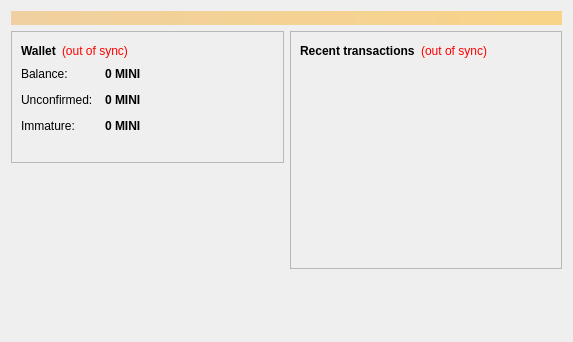
<?xml version="1.0" encoding="UTF-8"?>
<ui version="4.0">
 <class>OverviewPage</class>
 <widget class="QWidget" name="OverviewPage">
  <property name="geometry">
   <rect>
    <x>0</x>
    <y>0</y>
    <width>573</width>
    <height>342</height>
   </rect>
  </property>
  <property name="windowTitle">
   <string>Form</string>
  </property>
  <layout class="QVBoxLayout" name="topLayout">
   <item>
    <widget class="QLabel" name="labelAlerts">
     <property name="visible">
      <bool>false</bool>
     </property>
     <property name="styleSheet">
      <string notr="true">background-color: qlineargradient(x1: 0, y1: 0, x2: 1, y2: 0, stop:0 #F0D0A0, stop:1 #F8D488); color:#000000;</string>
     </property>
     <property name="wordWrap">
      <bool>true</bool>
     </property>
     <property name="margin">
      <number>3</number>
     </property>
    </widget>
   </item>
   <item>
    <layout class="QHBoxLayout" name="horizontalLayout" stretch="1,1">
     <item>
      <layout class="QVBoxLayout" name="verticalLayout_2">
       <item>
        <widget class="QFrame" name="frame">
         <property name="frameShape">
          <enum>QFrame::StyledPanel</enum>
         </property>
         <property name="frameShadow">
          <enum>QFrame::Raised</enum>
         </property>
         <layout class="QVBoxLayout" name="verticalLayout_4">
          <item>
           <layout class="QHBoxLayout" name="horizontalLayout_4">
            <item>
             <widget class="QLabel" name="label_5">
              <property name="font">
               <font>
                <weight>75</weight>
                <bold>true</bold>
               </font>
              </property>
              <property name="text">
               <string>Wallet</string>
              </property>
             </widget>
            </item>
            <item>
             <widget class="QLabel" name="labelWalletStatus">
              <property name="toolTip">
               <string>&lt;html&gt;&lt;head/&gt;&lt;body&gt;&lt;p&gt;The displayed information may be out of date. Your wallet automatically synchronizes with the Minicoin network after a connection is established, but this process has not completed yet.&lt;/p&gt;&lt;/body&gt;&lt;/html&gt;</string>
              </property>
              <property name="styleSheet">
               <string notr="true">QLabel { color: red; }</string>
              </property>
              <property name="text">
               <string notr="true">(out of sync)</string>
              </property>
              <property name="alignment">
               <set>Qt::AlignLeading|Qt::AlignLeft|Qt::AlignVCenter</set>
              </property>
             </widget>
            </item>
            <item>
             <spacer name="horizontalSpacer_2">
              <property name="orientation">
               <enum>Qt::Horizontal</enum>
              </property>
              <property name="sizeHint" stdset="0">
               <size>
                <width>40</width>
                <height>20</height>
               </size>
              </property>
             </spacer>
            </item>
           </layout>
          </item>
          <item>
           <layout class="QFormLayout" name="formLayout_2">
            <property name="fieldGrowthPolicy">
             <enum>QFormLayout::AllNonFixedFieldsGrow</enum>
            </property>
            <property name="horizontalSpacing">
             <number>12</number>
            </property>
            <property name="verticalSpacing">
             <number>12</number>
            </property>
            <item row="0" column="0">
             <widget class="QLabel" name="label">
              <property name="text">
               <string>Balance:</string>
              </property>
             </widget>
            </item>
            <item row="0" column="1">
             <widget class="QLabel" name="labelBalance">
              <property name="font">
               <font>
                <weight>75</weight>
                <bold>true</bold>
               </font>
              </property>
              <property name="cursor">
               <cursorShape>IBeamCursor</cursorShape>
              </property>
              <property name="toolTip">
               <string>Your current balance</string>
              </property>
              <property name="text">
               <string notr="true">0 MINI</string>
              </property>
              <property name="textInteractionFlags">
               <set>Qt::LinksAccessibleByMouse|Qt::TextSelectableByKeyboard|Qt::TextSelectableByMouse</set>
              </property>
             </widget>
            </item>
            <item row="1" column="0">
             <widget class="QLabel" name="label_3">
              <property name="text">
               <string>Unconfirmed:</string>
              </property>
             </widget>
            </item>
            <item row="1" column="1">
             <widget class="QLabel" name="labelUnconfirmed">
              <property name="font">
               <font>
                <weight>75</weight>
                <bold>true</bold>
               </font>
              </property>
              <property name="cursor">
               <cursorShape>IBeamCursor</cursorShape>
              </property>
              <property name="toolTip">
               <string>Total of transactions that have yet to be confirmed, and do not yet count toward the current balance</string>
              </property>
              <property name="text">
               <string notr="true">0 MINI</string>
              </property>
              <property name="textInteractionFlags">
               <set>Qt::LinksAccessibleByMouse|Qt::TextSelectableByKeyboard|Qt::TextSelectableByMouse</set>
              </property>
             </widget>
            </item>
            <item row="2" column="0">
             <widget class="QLabel" name="labelImmatureText">
              <property name="text">
               <string>Immature:</string>
              </property>
             </widget>
            </item>
            <item row="2" column="1">
             <widget class="QLabel" name="labelImmature">
              <property name="font">
               <font>
                <weight>75</weight>
                <bold>true</bold>
               </font>
              </property>
              <property name="toolTip">
               <string>Mined balance that has not yet matured</string>
              </property>
              <property name="text">
               <string notr="true">0 MINI</string>
              </property>
              <property name="textInteractionFlags">
               <set>Qt::LinksAccessibleByMouse|Qt::TextSelectableByKeyboard|Qt::TextSelectableByMouse</set>
              </property>
             </widget>
            </item>
           </layout>
          </item>
          <item>
           <widget class="QLabel" name="label_wallet_bgcoin">
            <property name="text">
             <string/>
            </property>
            <property name="pixmap">
             <pixmap resource="../bitcoin.qrc">:/images/wallet_bgcoin</pixmap>
            </property>
            <property name="scaledContents">
             <bool>false</bool>
            </property>
            <property name="alignment">
             <set>Qt::AlignCenter</set>
            </property>
            <property name="margin">
             <number>-2</number>
            </property>
           </widget>
          </item>
         </layout>
        </widget>
       </item>
       <item>
        <spacer name="verticalSpacer">
         <property name="orientation">
          <enum>Qt::Vertical</enum>
         </property>
         <property name="sizeHint" stdset="0">
          <size>
           <width>20</width>
           <height>40</height>
          </size>
         </property>
        </spacer>
       </item>
      </layout>
     </item>
     <item>
      <layout class="QVBoxLayout" name="verticalLayout_3">
       <item>
        <widget class="QFrame" name="frame_2">
         <property name="frameShape">
          <enum>QFrame::StyledPanel</enum>
         </property>
         <property name="frameShadow">
          <enum>QFrame::Raised</enum>
         </property>
         <layout class="QVBoxLayout" name="verticalLayout">
          <item>
           <layout class="QHBoxLayout" name="horizontalLayout_2">
            <item>
             <widget class="QLabel" name="label_4">
              <property name="text">
               <string>&lt;b&gt;Recent transactions&lt;/b&gt;</string>
              </property>
             </widget>
            </item>
            <item>
             <widget class="QLabel" name="labelTransactionsStatus">
              <property name="toolTip">
               <string>&lt;html&gt;&lt;head/&gt;&lt;body&gt;&lt;p&gt;The displayed information may be out of date. Your wallet automatically synchronizes with the Minicoin network after a connection is established, but this process has not completed yet.&lt;/p&gt;&lt;/body&gt;&lt;/html&gt;</string>
              </property>
              <property name="styleSheet">
               <string notr="true">QLabel { color: red; }</string>
              </property>
              <property name="text">
               <string notr="true">(out of sync)</string>
              </property>
              <property name="alignment">
               <set>Qt::AlignRight|Qt::AlignTrailing|Qt::AlignVCenter</set>
              </property>
             </widget>
            </item>
            <item>
             <spacer name="horizontalSpacer">
              <property name="orientation">
               <enum>Qt::Horizontal</enum>
              </property>
              <property name="sizeHint" stdset="0">
               <size>
                <width>40</width>
                <height>20</height>
               </size>
              </property>
             </spacer>
            </item>
           </layout>
          </item>
          <item>
           <widget class="QListView" name="listTransactions">
            <property name="styleSheet">
             <string notr="true">QListView { background: transparent; }</string>
            </property>
            <property name="frameShape">
             <enum>QFrame::NoFrame</enum>
            </property>
            <property name="verticalScrollBarPolicy">
             <enum>Qt::ScrollBarAlwaysOff</enum>
            </property>
            <property name="horizontalScrollBarPolicy">
             <enum>Qt::ScrollBarAlwaysOff</enum>
            </property>
            <property name="selectionMode">
             <enum>QAbstractItemView::NoSelection</enum>
            </property>
           </widget>
          </item>
         </layout>
        </widget>
       </item>
       <item>
        <spacer name="verticalSpacer_2">
         <property name="orientation">
          <enum>Qt::Vertical</enum>
         </property>
         <property name="sizeHint" stdset="0">
          <size>
           <width>20</width>
           <height>40</height>
          </size>
         </property>
        </spacer>
       </item>
      </layout>
     </item>
    </layout>
   </item>
  </layout>
 </widget>
 <resources/>
 <connections/>
</ui>
